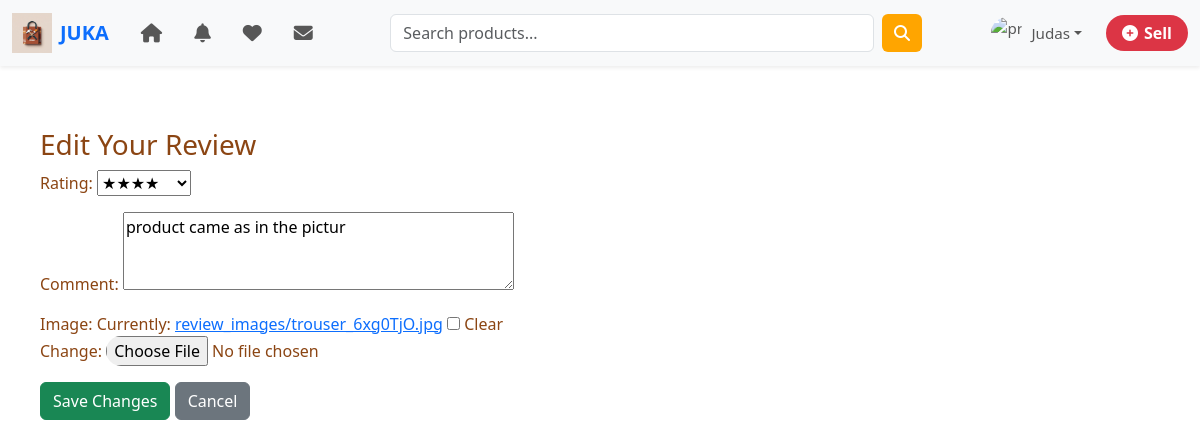
Screenshot of /products/review/edit/6/ (signed in) with the database file from the repository.
### accounts/models.py (models this page shows, shortened)
class CustomUser(AbstractUser):
    ROLE_CHOICES = (
        ('buyer', 'Buyer'),
        ('seller', 'Seller'),
    )
    role = models.CharField(max_length=10, choices=ROLE_CHOICES, default='buyer')
    phone_number = models.CharField(max_length=15, blank=True, null=True)
    @property
    def is_seller(self):
        return self.role == 'seller'

### customers/models.py (models this page shows, shortened)
class Review(models.Model):
    advert = models.ForeignKey(Advert, on_delete=models.CASCADE, related_name="reviews")
    user = models.ForeignKey(settings.AUTH_USER_MODEL, on_delete=models.CASCADE)
    rating = models.PositiveSmallIntegerField(
        default=5,
        validators=[MinValueValidator(1), MaxValueValidator(5)]
    )
    comment = models.TextField(blank=True)
    image = models.ImageField(upload_to="review_images/", blank=True, null=True)
    created_at = models.DateTimeField(auto_now_add=True)
    class Meta:
        ordering = ['-created_at']

### products/views.py (the view)
# urls.py: path("review/edit/<int:review_id>/", views.edit_review, name="edit_review"),
@login_required
def edit_review(request, review_id):
    review = get_object_or_404(Review, id=review_id, user=request.user)
    if request.method == "POST":
        form = ReviewForm(request.POST, request.FILES, instance=review)
        if form.is_valid():
            form.save()
            return redirect("product_detail", advert_id=review.advert.id)
    else:
        form = ReviewForm(instance=review)
    return render(request, "edit_review.html", {"form": form, "review": review})

### customers/forms.py
class ReviewForm(forms.ModelForm):
    class Meta:
        model = Review
        fields = ['rating', 'comment', 'image']
        widgets = {
            'rating': forms.Select(choices=[(i, "★" * i) for i in range(1, 6)]),
            'comment': forms.Textarea(attrs={'rows': 3, 'placeholder': 'Write your review...'})
        }

### JUKA/context_processors.py (called while the page is built)
def categories_processor(request):
    return {
        "categories": Category.objects.all()
    }

def saved_items(request):
    saved_ids = set()
    if request.user.is_authenticated:
        saved_ids = set(SavedItem.objects.filter(user=request.user).values_list("advert_id", flat=True))
    return {'user_saved_ids': saved_ids}

def unread_counts(request):
    if request.user.is_authenticated:
        unread_messages = Message.objects.filter(
            receiver=request.user,
            is_read=False
        ).count()
        unread_notifications = Notification.objects.filter(
            user=request.user,
            is_read=False
        ).count()
    else:
        unread_messages = 0
        unread_notifications = 0
    return {
        'unread_messages': unread_messages,
        'unread_notifications': unread_notifications,
    }

### products/templates/edit_review.html (shortened to what this page needs)
{% extends "base.html" %}
{% block content %}
<div class="container mt-5">
    <h3>Edit Your Review</h3>
    <form method="post" enctype="multipart/form-data">
        {{ form.as_p }}
        <button type="submit" class="btn btn-success">Save Changes</button>
        <a href="{% url 'product_detail' review.advert.id %}" class="btn btn-secondary">Cancel</a>
    </form>
</div>
{% endblock %}

### templates/base.html (shortened to what this page needs)
{% load static %}
{% load socialaccount %}
<!doctype html>
<html lang="en">
<head>
    <link href="https://cdn.jsdelivr.net/npm/bootstrap@5.3.2/dist/css/bootstrap.min.css" rel="stylesheet">
    <link rel="stylesheet" href="{% static 'main.css' %}">
    <link href="https://cdnjs.cloudflare.com/ajax/libs/font-awesome/6.4.0/css/all.min.css" rel="stylesheet">
</head>
<body>
<nav class="navbar navbar-expand-lg navbar-light bg-light shadow-sm">
    <div class="container-fluid">
        <a class="navbar-brand fw-bold text-primary d-flex align-items-center" href="{% url 'home' %}">
            <img src="{% static 'logo.png' %}" alt="Logo" width="40" class="me-2"> JUKA
        </a>
        <div class="collapse navbar-collapse" id="navbarSupportedContent">
            <ul class="navbar-nav me-auto mb-2 mb-lg-0 d-flex align-items-center">
                <li class="nav-item mx-2">
                    <a class="nav-link" href="{% url 'home' %}" title="Home">
                    </a>
                </li>
                <li class="nav-item mx-2">
                    {% if user.is_authenticated %}
                    <a class="nav-link" href="{% url 'notifications' %}" title="Notifications">
                    </a>
                    {% endif %}
                </li>
                <li class="nav-item mx-2">
                    {% if user.is_authenticated %}
                    <a class="nav-link" href="{% url 'saved_items' %}" title="Saved Items">
                    </a>
                    {% endif %}
                </li>
                <li class="nav-item mx-2">
                    {% if user.is_authenticated %}
                    <a class="nav-link" href="{% url 'inbox' %}" title="Messages">
                    </a>
                    {% endif %}
                </li>
            </ul>
            <form class="d-flex mx-auto w-50" method="get" action="{% url 'search' %}">
                <input class="form-control me-2" type="search" placeholder="Search products..." aria-label="Search">
                <button class="btn btn-primary" type="submit">
                    <i class="fas fa-search"></i>
                </button>
            </form>
            <ul class="navbar-nav ms-auto d-flex align-items-center">
                <li class="nav-item dropdown d-flex align-items-center">
                    {% if user.is_authenticated %}
                    <a class="nav-link dropdown-toggle d-flex align-items-center" href="#" role="button"
                       data-bs-toggle="dropdown" aria-expanded="false">
                        <img src="https://cdn-icons-png.flaticon.com/512/149/149071.png"
                             class="rounded-circle me-2" width="32" height="32" alt="profile">
                        <span>{{ user.first_name }}</span>
                    </a>
                    {% else %}
                    <button class="btn btn-outline-primary" data-bs-toggle="modal" data-bs-target="#loginModal">
                        Login
                    </button>
                    {% endif %}
                </li>
                <li class="nav-item ms-3">
                    {% if user.is_authenticated %}
                    {% if user.sellerprofile %}
                    <a href="{% url 'create_advert' %}" class="btn btn-danger">
                        <i class="fas fa-plus-circle"></i> Sell
                    </a>
                    {% else %}
                    <a href="{% url 'setup_seller_profile' %}" class="btn btn-danger">
                        <i class="fas fa-plus-circle"></i> Sell
                    </a>
                    {% endif %}
                    {% else %}
                    <button class="btn btn-danger" data-bs-toggle="modal" data-bs-target="#loginModal">
                        <i class="fas fa-plus-circle"></i> Sell
                    </button>
                    {% endif %}
                </li>
            </ul>
        </div>
    </div>
</nav>
<div class="{% if show_sidebar %}layout-with-sidebar{% else %}layout-fullwidth{% endif %}">
    <div class="main-content container">
        <div class="row">
            {% block content %}{% endblock %}
        </div>
    </div>
</div>
</body>
</html>

### static/main.css (style rules this page uses)
body { padding-top: 70px; width: 100%; max-width: 100%; font-family: 'Segoe UI', Arial, sans-serif; overflow-x: hidden; }
:root { --orange: #FFA500; --yellow: #FFD700; --brown: #8B4513; --white: #ffffff; }
body { background-color: var(--white); color: var(--brown); }
.btn-primary { background-color: var(--orange); border: none; }
.navbar { position: fixed; top: 0; left: 0; width: 100%; z-index: 1050; }
.navbar { font-size: 0.95rem; }
.navbar .nav-link { display: flex; align-items: center; gap: 0; }
form input { border-radius: 50px; }
form button { border-radius: 50px; }
.navbar .btn-danger { background-color: #dc3545; border: none; font-weight: bold; border-radius: 30px; padding: 6px 16px; display: flex; align-items: center; gap: 6px; transition: background-color 0.3s ease; }
.layout-fullwidth .main-content { width: 100%; padding: 10px; }

### rows the page displays
CustomUser: first_name "Judas"
Review: rating "★★★★", comment "product came as in the pictur"
